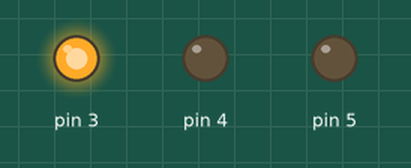
Simulated run of this sketch. Board: Arduino Uno, built with avr-gcc and run on an emulated ATmega328P. Shown: output pins drawn as LEDs (lit = HIGH).

Above: at 2.5 s.
At 5.02 s:
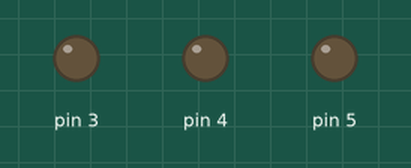
At 6.0 s:
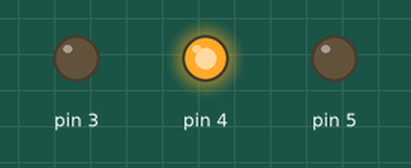
At 8.6 s:
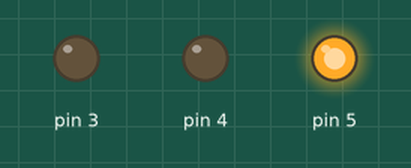
Timing chart, 0 to 13.2 s (numbered marks = the images above):
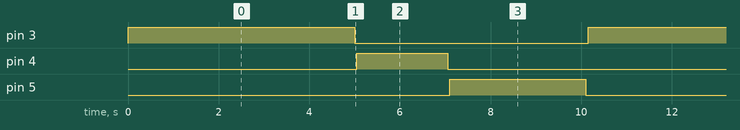

Measured:
- by itself, pin 3: alternates HIGH for 5.0 s and LOW for 5.2 s
- by itself, pin 4: alternates HIGH for 2.0 s and LOW for 8.2 s
- by itself, pin 5: alternates HIGH for 3.0 s and LOW for 7.2 s

The sketch:

desafio_2_5.ino
```cpp
/*
5.- Hacer el codigo de un semaforo, se deben usar tres pines del arduino, en D3 se conectara un led verde,
en D4 led amarillo y en D5 un led rojo, el programa debe encender el led verde durante 5 segundos luego
apagarlo y prender el amarillo por 2 seg y luego apagarlo y encender el rojo por 3 seg, para luego comenzar
el ciclo nuevamente. Simular ese ejercicio en tinker cad y enviar el código fuente y capturas de pantalla de
la simulacion.
*/


void setup()
{
    //pin led verde
    pinMode(3, OUTPUT);
    //pin led amarillo
    pinMode(4, OUTPUT);
    //pin led rojo
    pinMode(5, OUTPUT);
}

void loop()
{
    //enciende led verde
    digitalWrite(3, HIGH);
    delay(5000);
    //se apaga led verde
    digitalWrite(3, LOW);
    delay(50);
    //enciende led amarillo
    digitalWrite(4, HIGH);
    delay(2000);
    //se apaga led amarillo
    digitalWrite(4, LOW);
    delay(50);
    //enciende led rojo
    digitalWrite(5, HIGH);
    delay(3000);
    //se apaga led rojo
    digitalWrite(5, LOW);
    delay(50);

}
```
